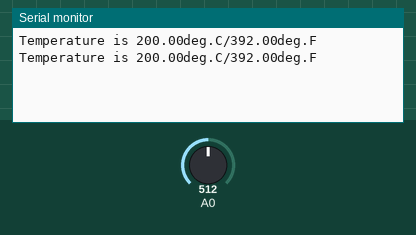
This sketch was run on a simulated Arduino Uno, built with avr-gcc and run on an emulated ATmega328P. Shown: the last lines printed to the serial monitor. Inputs (shaded band) come from the test bench; at power-on: A0 = 512.

Above: at 1.8 s.
1.9 s: A0 set to 716
At 2.4 s:
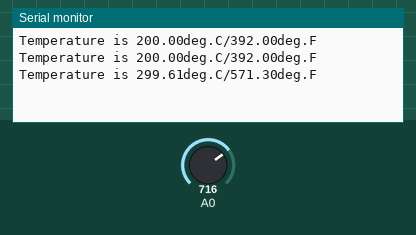
3.4 s: A0 set to 900
At 4.8 s:
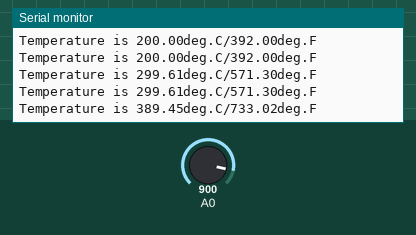
Timing chart, 0 to 6.4 s (numbered marks = the images above; inputs shaded):
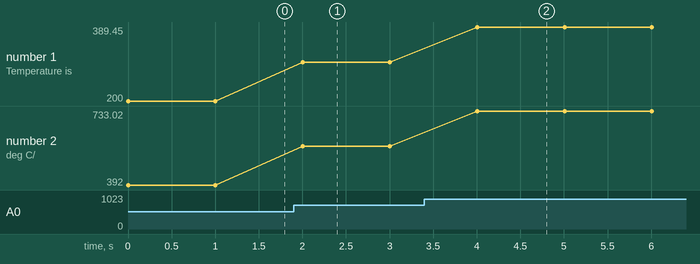

The sketch:

P12_Temp_on_Serial_monitor.ino
```cpp
// C++ code
//Project12: Displaying the temperature in the Serial monitor

float celcius = 0;
float fahrenheit = 0;

void setup()
{
  Serial.begin(9600);
  }


// Defining all the required functions

void findTemps()
{
  float voltage = 0;
  float sensor = 0;


  // read the temp and convert it to deg C and F

  sensor = analogRead(0);
  voltage = (sensor * 5000) / 1024; // convert raw sensor value to mV
  voltage = voltage -500; // remove voltage offset
  celcius = voltage / 10; // convert mV to C
  fahrenheit = (1.8 * celcius) +32; // Convert C to F
}


void displayTemps()
{
  Serial.print("Temperature is ");
  Serial.print(celcius, 2);
  Serial.print("deg.C/");
  Serial.print(fahrenheit,2);
  Serial.println("deg.F");

}


void loop()
{
  findTemps();
  displayTemps();
  delay(1000);

}
```

Measured:
- after the input at 1.9 s, the serial monitor: prints a new line after 0.10 s (image 1)
- after the input at 3.4 s, the serial monitor: prints a new line after 0.61 s (image 2)
- plotted number 1: 200 → 299.61 after the input at 1.9 s, 299.61 → 389.45 after the input at 3.4 s
- plotted number 2: 392 → 571.3 after the input at 1.9 s, 571.3 → 733.02 after the input at 3.4 s
